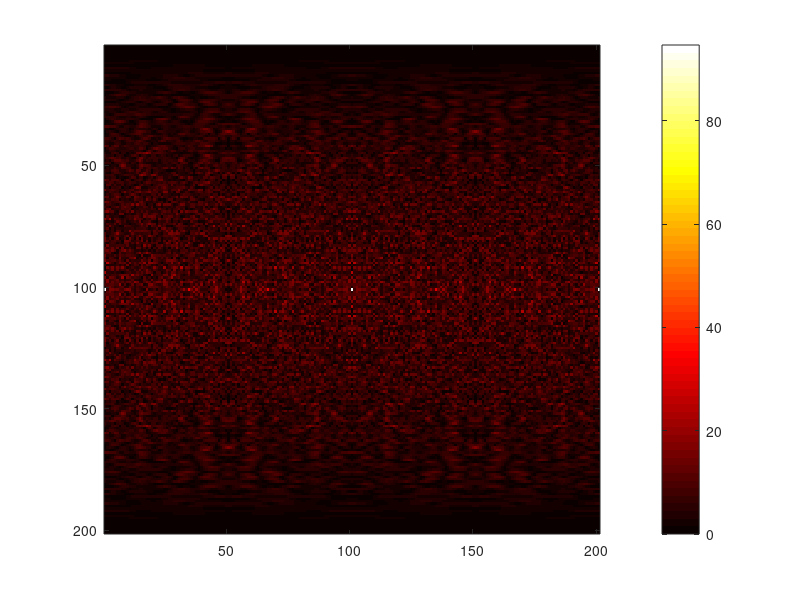

The MATLAB source for this figure:
close all; clear; clc;

N = 100; 

xe = randn(1, N); 
xr = xe; 

psi = zeros(2*N+1, 2*N+1);

for m = 1:2*N+1
    for k = 1:2*N+1    
        for n = 0:N-1
            if(n-(m-1-N)>= 0 && n-(m-1-N) <= N-1)         
                psi(m, k) = psi(m, k) + xe(n+1) * conj(xr(n-(m-1-N)+1)) * exp(-1j * 2 * pi * (k-1-N) * n / N);
            end
        end        
    end    
end

colormap('hot');
imagesc(abs(psi));
colorbar
%}